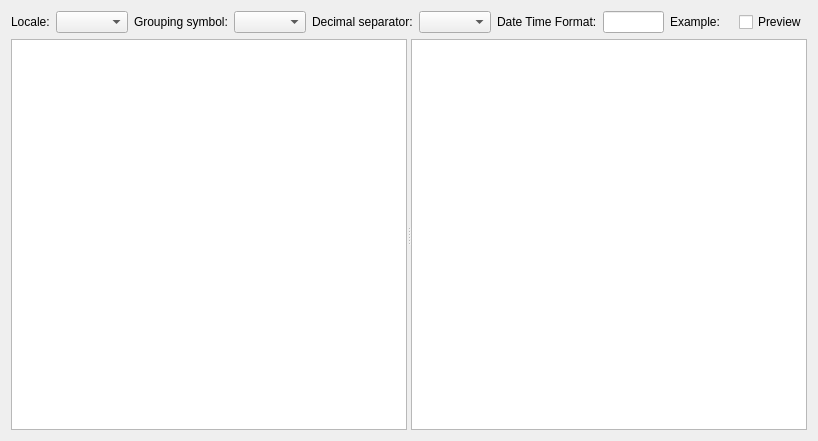
<?xml version="1.0" encoding="UTF-8"?>
<ui version="4.0">
 <class>WidgetsImportView</class>
 <widget class="QWidget" name="WidgetsImportView">
  <property name="geometry">
   <rect>
    <x>0</x>
    <y>0</y>
    <width>818</width>
    <height>441</height>
   </rect>
  </property>
  <property name="windowTitle">
   <string>Dialog</string>
  </property>
  <layout class="QVBoxLayout" name="verticalLayout">
   <item>
    <layout class="QHBoxLayout" name="horizontalLayout">
     <item>
      <widget class="QLabel" name="lbLocale">
       <property name="text">
        <string>Locale:</string>
       </property>
      </widget>
     </item>
     <item>
      <widget class="QComboBox" name="cbLocale"/>
     </item>
     <item>
      <widget class="QLabel" name="lbGroupSeparator">
       <property name="text">
        <string>Grouping symbol:</string>
       </property>
      </widget>
     </item>
     <item>
      <widget class="QComboBox" name="cbGroup"/>
     </item>
     <item>
      <widget class="QLabel" name="lbDecimal">
       <property name="text">
        <string>Decimal separator:</string>
       </property>
      </widget>
     </item>
     <item>
      <widget class="QComboBox" name="cbDecimal"/>
     </item>
     <item>
      <widget class="QLabel" name="lbDateTime">
       <property name="text">
        <string>Date Time Format:</string>
       </property>
      </widget>
     </item>
     <item>
      <widget class="QLineEdit" name="leDateTime">
       <property name="sizePolicy">
        <sizepolicy hsizetype="Expanding" vsizetype="Fixed">
         <horstretch>0</horstretch>
         <verstretch>0</verstretch>
        </sizepolicy>
       </property>
       <property name="maximumSize">
        <size>
         <width>300</width>
         <height>16777215</height>
        </size>
       </property>
       <property name="maxLength">
        <number>25</number>
       </property>
      </widget>
     </item>
     <item>
      <widget class="QLabel" name="lbDateTimeSample">
       <property name="text">
        <string>Example:</string>
       </property>
      </widget>
     </item>
     <item>
      <widget class="QLabel" name="lbDatePreview">
       <property name="text">
        <string/>
       </property>
      </widget>
     </item>
     <item>
      <spacer name="horizontalSpacer">
       <property name="orientation">
        <enum>Qt::Horizontal</enum>
       </property>
       <property name="sizeHint" stdset="0">
        <size>
         <width>40</width>
         <height>20</height>
        </size>
       </property>
      </spacer>
     </item>
     <item>
      <widget class="QCheckBox" name="ShowPreview">
       <property name="text">
        <string>Preview</string>
       </property>
      </widget>
     </item>
    </layout>
   </item>
   <item>
    <widget class="QSplitter" name="splitter">
     <property name="sizePolicy">
      <sizepolicy hsizetype="Expanding" vsizetype="Expanding">
       <horstretch>0</horstretch>
       <verstretch>0</verstretch>
      </sizepolicy>
     </property>
     <property name="orientation">
      <enum>Qt::Horizontal</enum>
     </property>
     <property name="childrenCollapsible">
      <bool>false</bool>
     </property>
     <widget class="QTableView" name="SourceTable">
      <property name="minimumSize">
       <size>
        <width>200</width>
        <height>0</height>
       </size>
      </property>
     </widget>
     <widget class="QTableView" name="PreviewTable">
      <property name="minimumSize">
       <size>
        <width>200</width>
        <height>0</height>
       </size>
      </property>
     </widget>
    </widget>
   </item>
  </layout>
 </widget>
 <resources/>
 <connections/>
</ui>
